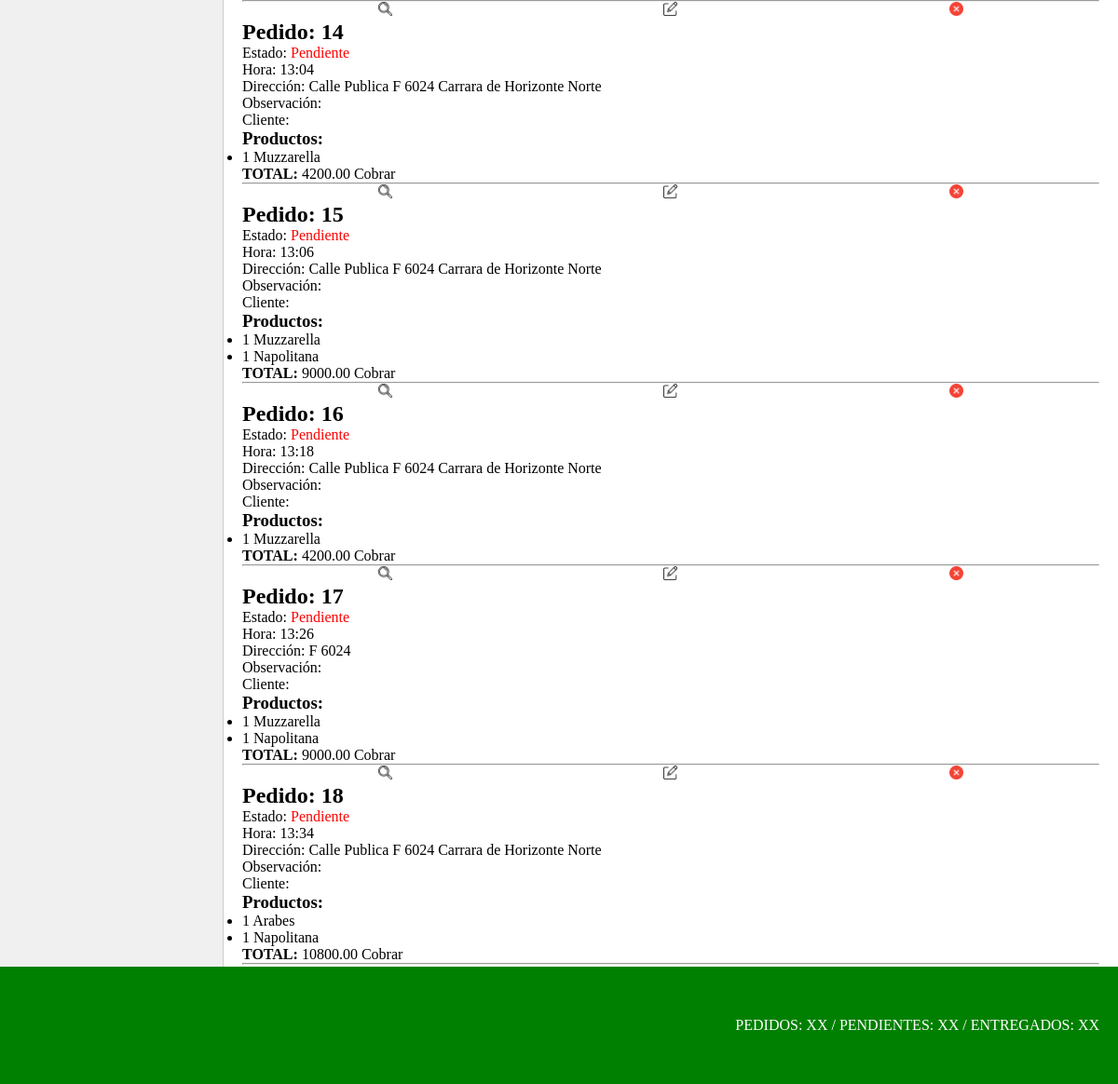
/pedido/pedido/list/ (signed in, lower part), run on an earlier commit of the app's database.
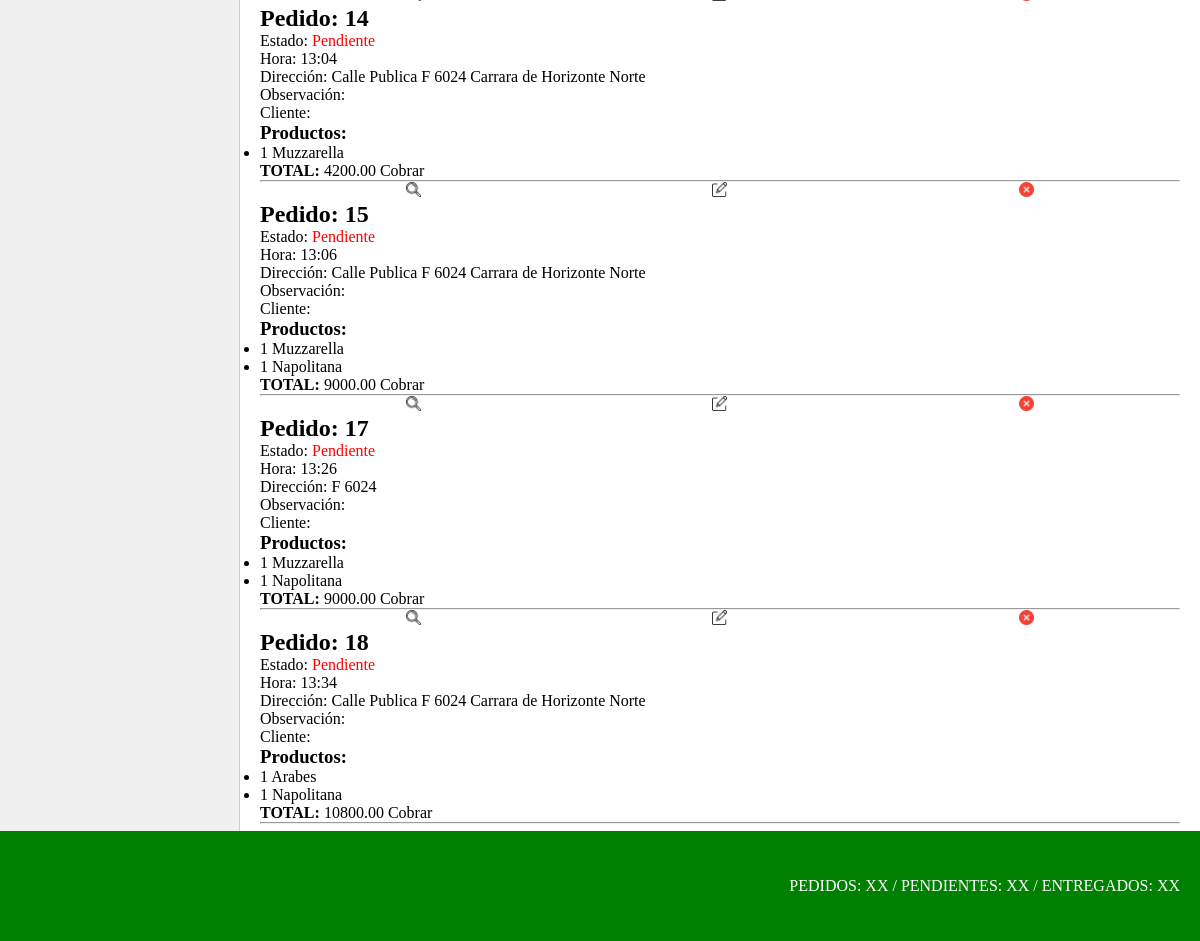
And on a later commit of the database.
### pedido/models.py (models this page shows, shortened)
class Pedido(models.Model):
    ESTADO_CHOICES = [
        ('Entregado', 'Entregado'),
        ('Pendiente', 'Pendiente'),
        ('Cancelado', 'Cancelado')
    ]
    PAGO_CHOICES = [
        ('Efectivo', 'P. EFECT'),
        ('Transferencia', 'P. TRANSF'),
        ('Debito', 'P. DEBITO'),
        ('Cobrar', 'COBRAR')
    ]
    estado = models.CharField(max_length=10, choices=ESTADO_CHOICES, default='Pendiente')
    hora = models.TimeField(editable=False)
    direccion = models.CharField(max_length=100)
    cliente = models.TextField(max_length=100, blank=True, null=True)
    observacion = models.TextField(max_length=100, blank=True, null=True)
    precio_total = models.DecimalField(max_digits=10, decimal_places=2, default=0.00)
    pago = models.CharField(max_length=13, choices=PAGO_CHOICES, default='Cobrar')

class PedidoProducto(models.Model):
    pedido = models.ForeignKey(Pedido, on_delete=models.CASCADE)
    producto = models.ForeignKey("producto.Producto", on_delete=models.DO_NOTHING)
    cantidad = models.IntegerField(default=1)

### producto/models.py (models this page shows, shortened)
class Producto(models.Model):
    nombre = models.CharField(max_length=50)
    descripcion = models.CharField(max_length=200)
    precio = models.FloatField()
    categoria_id = models.ForeignKey(ProductoCategoria, on_delete=models.CASCADE)

### pedido/views.py (the view)
# urls.py: path("pedido/list/", views.PedidoList.as_view(), name="pedido_list"),
class PedidoList(LoginRequiredMixin, ListView):
    model = models.Pedido
    def get_queryset(self) -> QuerySet:
        if self.request.GET.get("consulta"):
            consulta = self.request.GET.get("consulta")
            object_list = models.Pedido.objects.filter(nombre__icontains=consulta)
        else:
            object_list = models.Pedido.objects.all()
        return object_list

### pedido/templates/pedido/pedido_list.html (shortened to what this page needs)
{% extends 'core/base.html' %}
{% load static %}
{% block section %}
    {% if object_list %}
        {% for pedido in object_list %}
            <div class="pedido">
                <div class="producto-opc">
                    <a href="{% url 'pedidos:pedido_detail' pedido.id %}"><img class="icono-opcion-producto" src="{% static 'core/img/lupa.webp' %}" alt="Detalle Pedido"></a>
                    <a href="{% url 'pedidos:pedido_update' pedido.id %}"><img class="icono-opcion-producto" src="{% static 'core/img/editar.webp' %}" alt="Modificar Pedido"></a>
                    <a href="{% url 'pedidos:pedido_delete' pedido.id %}"><img class="icono-opcion-producto" src="{% static 'core/img/eliminar.webp' %}" alt="Borrar Pedido"></a>
                </div>
                <h2>Pedido: {{ pedido.id }}</h2>
                <p>Estado: <span style="color: red;">{{ pedido.estado }}</span></p>
                <p>Hora: {{ pedido.hora|time:"H:i" }}</p>
                <p>Dirección: {{ pedido.direccion }}</p>
                <p>Observación: {{ pedido.observacion }}</p>
                <p>Cliente: {{ pedido.cliente }}</p>
                <h3>Productos:</h3>
                <ul>
                    {% for pedido_producto in pedido.pedidoproducto_set.all %}
                        <li>{{ pedido_producto.cantidad }} {{ pedido_producto.producto.nombre }}</li>
                    {% endfor %}
                </ul>
                <p><strong>TOTAL:</strong> {{ pedido.precio_total }} {{ pedido.pago }}</p>
                <hr>
            </div>
        {% endfor %}
    {% else %}
        <p>No hay pedidos para mostrar.</p>
    {% endif %}
{% endblock section %}

### core/templates/core/base.html (shortened to what this page needs)
{% load static %}
<!DOCTYPE html>
<html lang="es">
<head>
    <link href="{% static 'core/css/styles.css' %}" rel="stylesheet" />
</head>
<body>
    {% include 'core/components/navbar.html' %}
    <section class="section-container">
        {% block section %}
        {% endblock section %}
    </section>
    {% include 'core/components/footer.html' %}
</body>
</html>

### core/templates/core/components/navbar.html (shortened to what this page needs)
<nav class="container-nav">
</nav>

### core/templates/core/components/footer.html
<header class="container-footer">
    <p class="info-footer">PEDIDOS: XX / PENDIENTES: XX / ENTREGADOS: XX</p>
</header>

### core/static/core/css/styles.css (style rules this page uses)
* { padding: 0; margin: 0; box-sizing: border-box; }
.container-footer { height: 7vh; width: 100%; background-color: green; display: flex; align-items: center; justify-content: flex-end; box-shadow: 0 2px 5px rgba(0,0,0,0.1); }
.info-footer { color: #fff; font-weight: 400; font-style: normal; margin-right: 20px; }
.container-nav { width: 20%; height: 86vh; background-color: #f0f0f0; float: left; overflow-y: auto; border-right: 1px solid #ccc; }
.section-container { height: 86vh; width: 80%; float: left; padding: 20px; overflow-y: auto; }
.producto-opc { grid-area: opc; display: flex; justify-content: space-around; }
.icono-opcion-producto { width: 15px; height: 15px; }

What changed in the data, as far as the page shows it:
removed Pedido: id "16", estado "Pendiente", hora "13:18", direccion "Calle Publica F 6024 Carrara de Horizonte Norte", precio_total "4200.00", pago "Cobrar"
removed PedidoProducto: cantidad "1", producto.nombre "Muzzarella", shown under "16"
